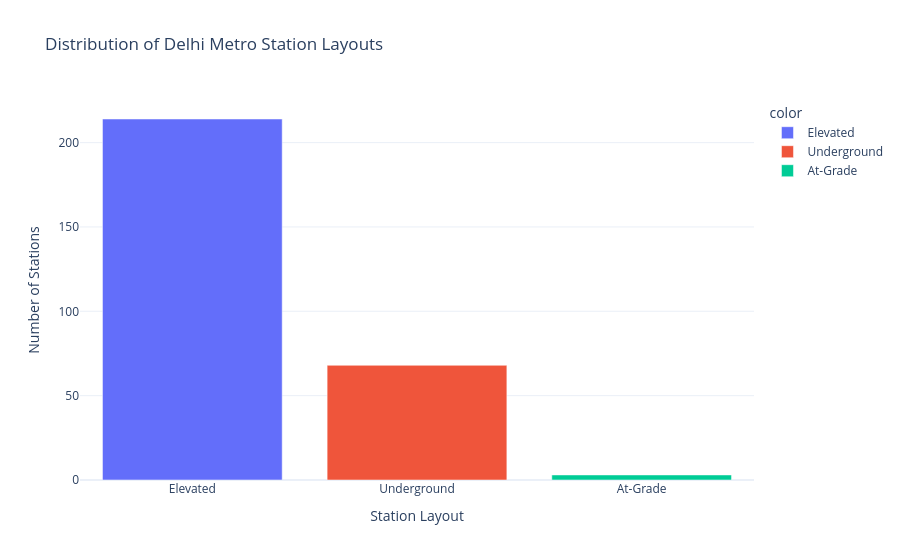

Notebook source saved alongside this figure:
### Code cell
fig.update_layout(xaxis_title="Station Layout",
                  yaxis_title="Number of Stations",
                  coloraxis_showscale=False,
                  template="plotly_white")

fig.show()

### Figure 1 — Plotly figure (JSON) as saved in the notebook; plotly's stock layout.template omitted (floating-point values rounded to 4 significant figures)
{"data": [{"alignmentgroup": "True", "hovertemplate": "color=Elevated<br>Station Layout=%{x}<br>Number of Stations=%{y}<extra></extra>", "legendgroup": "Elevated", "marker": {"color": "#636efa", "pattern": {"shape": ""}}, "name": "Elevated", "offsetgroup": "Elevated", "orientation": "v", "showlegend": true, "textposition": "auto", "type": "bar", "x": ["Elevated"], "xaxis": "x", "y": [214], "yaxis": "y"}, {"alignmentgroup": "True", "hovertemplate": "color=Underground<br>Station Layout=%{x}<br>Number of Stations=%{y}<extra></extra>", "legendgroup": "Underground", "marker": {"color": "#EF553B", "pattern": {"shape": ""}}, "name": "Underground", "offsetgroup": "Underground", "orientation": "v", "showlegend": true, "textposition": "auto", "type": "bar", "x": ["Underground"], "xaxis": "x", "y": [68], "yaxis": "y"}, {"alignmentgroup": "True", "hovertemplate": "color=At-Grade<br>Station Layout=%{x}<br>Number of Stations=%{y}<extra></extra>", "legendgroup": "At-Grade", "marker": {"color": "#00cc96", "pattern": {"shape": ""}}, "name": "At-Grade", "offsetgroup": "At-Grade", "orientation": "v", "showlegend": true, "textposition": "auto", "type": "bar", "x": ["At-Grade"], "xaxis": "x", "y": [3], "yaxis": "y"}], "layout": {"autosize": true, "barmode": "relative", "coloraxis": {"showscale": false}, "legend": {"title": {"text": "color"}, "tracegroupgap": 0}, "title": {"text": "Distribution of Delhi Metro Station Layouts"}, "xaxis": {"anchor": "y", "autorange": true, "domain": [0, 1], "range": [-0.5, 2.5], "title": {"text": "Station Layout"}, "type": "category"}, "yaxis": {"anchor": "x", "autorange": true, "domain": [0, 1], "range": [0, 225.3], "title": {"text": "Number of Stations"}, "type": "linear"}}}
